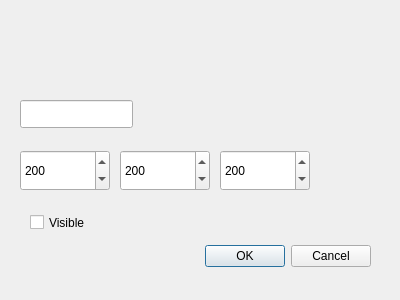
<?xml version="1.0" encoding="UTF-8"?>
<ui version="4.0">
 <class>OptionDialog</class>
 <widget class="QDialog" name="OptionDialog">
  <property name="geometry">
   <rect>
    <x>0</x>
    <y>0</y>
    <width>400</width>
    <height>300</height>
   </rect>
  </property>
  <property name="minimumSize">
   <size>
    <width>90</width>
    <height>0</height>
   </size>
  </property>
  <property name="windowTitle">
   <string>Dialog</string>
  </property>
  <widget class="QDialogButtonBox" name="buttonBox">
   <property name="geometry">
    <rect>
     <x>30</x>
     <y>240</y>
     <width>341</width>
     <height>32</height>
    </rect>
   </property>
   <property name="orientation">
    <enum>Qt::Orientation::Horizontal</enum>
   </property>
   <property name="standardButtons">
    <set>QDialogButtonBox::StandardButton::Cancel|QDialogButtonBox::StandardButton::Ok</set>
   </property>
  </widget>
  <widget class="QLineEdit" name="lineEditName">
   <property name="geometry">
    <rect>
     <x>20</x>
     <y>100</y>
     <width>113</width>
     <height>28</height>
    </rect>
   </property>
  </widget>
  <widget class="QSpinBox" name="spinBoxR">
   <property name="geometry">
    <rect>
     <x>20</x>
     <y>150</y>
     <width>90</width>
     <height>41</height>
    </rect>
   </property>
   <property name="sizePolicy">
    <sizepolicy hsizetype="Expanding" vsizetype="Fixed">
     <horstretch>0</horstretch>
     <verstretch>0</verstretch>
    </sizepolicy>
   </property>
   <property name="minimumSize">
    <size>
     <width>90</width>
     <height>0</height>
    </size>
   </property>
   <property name="maximum">
    <number>250</number>
   </property>
   <property name="value">
    <number>200</number>
   </property>
  </widget>
  <widget class="QSpinBox" name="spinBoxG">
   <property name="geometry">
    <rect>
     <x>120</x>
     <y>150</y>
     <width>90</width>
     <height>41</height>
    </rect>
   </property>
   <property name="sizePolicy">
    <sizepolicy hsizetype="Expanding" vsizetype="Fixed">
     <horstretch>0</horstretch>
     <verstretch>0</verstretch>
    </sizepolicy>
   </property>
   <property name="minimumSize">
    <size>
     <width>90</width>
     <height>0</height>
    </size>
   </property>
   <property name="maximum">
    <number>250</number>
   </property>
   <property name="value">
    <number>200</number>
   </property>
  </widget>
  <widget class="QSpinBox" name="spinBoxB">
   <property name="geometry">
    <rect>
     <x>220</x>
     <y>150</y>
     <width>90</width>
     <height>41</height>
    </rect>
   </property>
   <property name="sizePolicy">
    <sizepolicy hsizetype="Expanding" vsizetype="Fixed">
     <horstretch>0</horstretch>
     <verstretch>0</verstretch>
    </sizepolicy>
   </property>
   <property name="minimumSize">
    <size>
     <width>90</width>
     <height>0</height>
    </size>
   </property>
   <property name="maximum">
    <number>250</number>
   </property>
   <property name="value">
    <number>200</number>
   </property>
  </widget>
  <widget class="QCheckBox" name="checkBoxVisible">
   <property name="geometry">
    <rect>
     <x>30</x>
     <y>210</y>
     <width>92</width>
     <height>25</height>
    </rect>
   </property>
   <property name="text">
    <string>Visible</string>
   </property>
  </widget>
 </widget>
 <resources/>
 <connections>
  <connection>
   <sender>buttonBox</sender>
   <signal>accepted()</signal>
   <receiver>OptionDialog</receiver>
   <slot>accept()</slot>
   <hints>
    <hint type="sourcelabel">
     <x>248</x>
     <y>254</y>
    </hint>
    <hint type="destinationlabel">
     <x>157</x>
     <y>274</y>
    </hint>
   </hints>
  </connection>
  <connection>
   <sender>buttonBox</sender>
   <signal>rejected()</signal>
   <receiver>OptionDialog</receiver>
   <slot>reject()</slot>
   <hints>
    <hint type="sourcelabel">
     <x>316</x>
     <y>260</y>
    </hint>
    <hint type="destinationlabel">
     <x>286</x>
     <y>274</y>
    </hint>
   </hints>
  </connection>
 </connections>
</ui>
